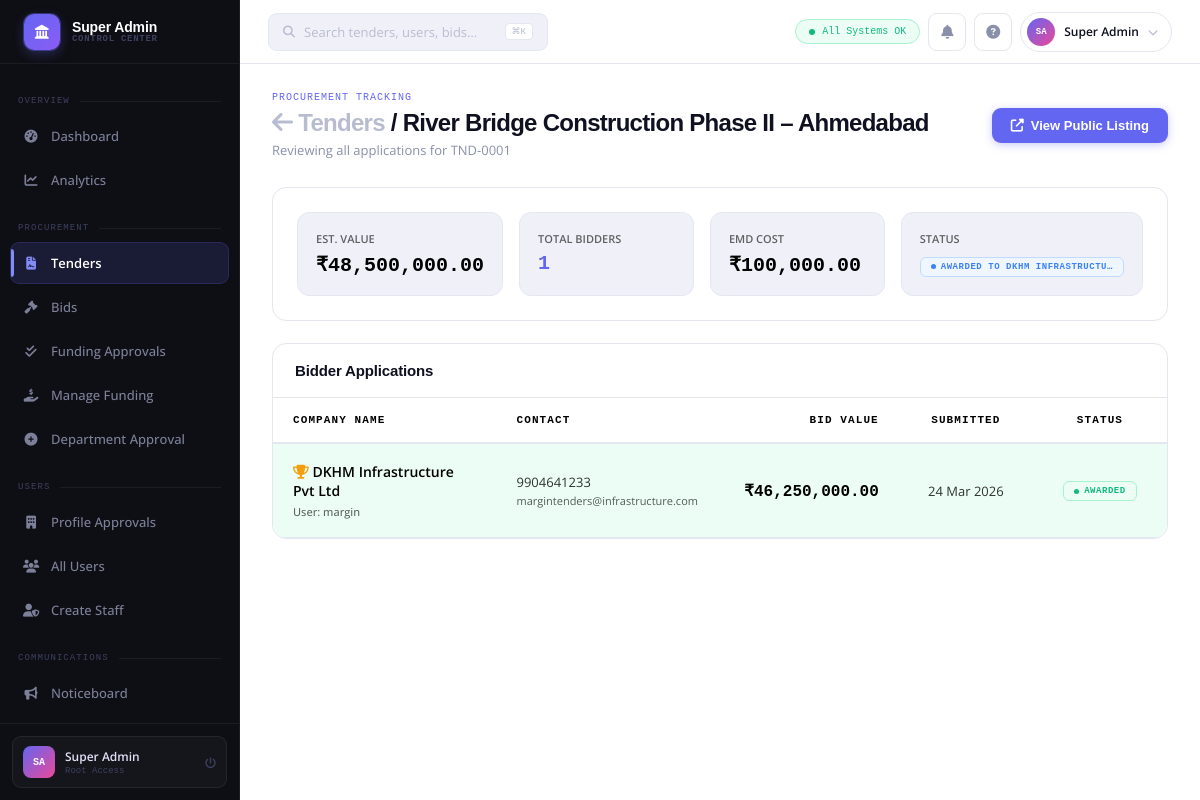
The page /coreadmin/tender/1/bidders/ (signed in) on the database its author committed.
### tenders/models.py (models this page shows, shortened)
class Tenderss(models.Model):
    STATUS_CHOICES = (
        ('open', 'Open'),
        ('closed', 'Closed'),
        ('draft', 'Draft'),
        ('awarded', 'Awarded'),
    )
    title = models.CharField(max_length=255)
    department = models.CharField(max_length=255)
    category = models.CharField(max_length=100)
    description = models.TextField()
    estimated_value = models.DecimalField(max_digits=15, decimal_places=2)
    emd_amount = models.DecimalField(max_digits=15, decimal_places=2)
    publish_date = models.DateField()
    closing_date = models.DateField()
    pre_bid_meeting = models.DateTimeField(null=True, blank=True)
    location = models.CharField(max_length=255)
    status = models.CharField(max_length=20, choices=STATUS_CHOICES, default='open')
    document = models.FileField(upload_to='tender_documents/')
    tender_id = models.CharField(max_length=50, unique=True, blank=True, null=True)
    created_by = models.ForeignKey(User, on_delete=models.CASCADE)
    created_at = models.DateTimeField(auto_now_add=True)

### bids/models.py (models this page shows, shortened)
class TenderApplication(models.Model):
    tender = models.ForeignKey(Tenderss, on_delete=models.CASCADE, related_name="applications")
    applicant = models.ForeignKey(User, on_delete=models.CASCADE)
    company_name = models.CharField(max_length=255)
    gst_number = models.CharField(max_length=50)
    registered_address = models.TextField()
    city = models.CharField(max_length=100)
    state = models.CharField(max_length=100)
    pin_code = models.CharField(max_length=10)
    gst_document = models.FileField(upload_to='tender_documents/gst/')
    bidder_name = models.CharField(max_length=255)
    designation = models.CharField(max_length=100)
    official_email = models.EmailField()
    mobile_number = models.CharField(max_length=15)
    financial_statement = models.FileField(upload_to='tender_documents/financial_statements/')
    bid_amount = models.DecimalField(max_digits=12, decimal_places=2)
    technical_document = models.FileField(upload_to='tender_documents/technical/')
    financial_document = models.FileField(upload_to='tender_documents/financial/')
    other_document = models.FileField(upload_to='tender_documents/other/', blank=True, null=True)
    STATUS_CHOICES = (
        ('pending', 'Pending'),
        ('approved', 'Approved'),
        ('rejected', 'Rejected'),
        ('awarded', '🏆 Awarded'),
    )
    status = models.CharField(max_length=20, choices=STATUS_CHOICES, default='pending')
    remark = models.TextField(blank=True, null=True)
    PAYMENT_STATUS_CHOICES = (
        ('pending', 'Pending'),
        ('paid', 'Paid'),
        ('refunded', 'Refunded'),
    )
    payment_status = models.CharField(max_length=20, choices=PAYMENT_STATUS_CHOICES, default='pending')
    razorpay_order_id = models.CharField(max_length=100, blank=True, null=True)
    razorpay_payment_id = models.CharField(max_length=100, blank=True, null=True)
    razorpay_signature = models.CharField(max_length=255, blank=True, null=True)
    applied_at = models.DateTimeField(auto_now_add=True)

### coreadmin/views.py (the view)
# urls.py: path('tender/<int:tender_id>/bidders/', views.tender_bidders, name='tender_bidders'),
@staff_member_required
def tender_bidders(request, tender_id):
    from django.shortcuts import get_object_or_404 # Ensure it's imported just in case
    tender = get_object_or_404(Tenderss, id=tender_id)
    applications = tender.applications.all().order_by('-applied_at')
    return render(request, 'tender_bidders.html', {
        'tender': tender,
        'applications': applications,
        'bid_count': applications.count(),
        'awardee': applications.filter(status='awarded').first()
    })

### accounts/context_processors.py (called while the page is built)
def notifications(request):
    if request.user.is_authenticated:
        user_notifications = Notification.objects.filter(user=request.user).order_by('-created_at')
        unread_count = user_notifications.filter(is_read=False).count()
        return {
            'notifications': user_notifications,
            'unread_count': unread_count,
        }
    return {
        'notifications': [],
        'unread_count': 0,
    }

### coreadmin/templates/tender_bidders.html (shortened to what this page needs)
{% extends 'coreadmin_base.html' %}
{% load static %}
{% load humanize %}
{% block nav_tenders %}active{% endblock %}
{% block content %}
<div class="ph">
  <div>
    <div class="ph-eye">Procurement Tracking</div>
    <div class="ph-title"><a href="{% url 'coreadmin:tender_list' %}" style="color:var(--t4);"><i class="fas fa-arrow-left"></i> Tenders</a> / {{ tender.title }}</div>
    <div class="ph-sub">Reviewing all applications for TND-{{ tender.id|stringformat:"04d" }}</div>
  </div>
  <div class="ph-actions">
    <a href="{% url 'tenders:tenderDetails' tender.id %}" class="btn btn-primary"><i class="fas fa-external-link-alt"></i> View Public Listing</a>
  </div>
</div>
<div class="card" style="margin-bottom: 22px;">
    <div style="padding: 24px;">
        <div style="display: grid; grid-template-columns: repeat(4, 1fr); gap: 16px;">
            <div style="background: var(--surface-2); padding: 18px; border-radius: 12px; border: 1px solid var(--border);">
                <div style="font-size: 11px; font-weight: 600; color: var(--text); opacity:0.6; text-transform: uppercase;">Est. Value</div>
                <div style="font-size: 20px; font-weight: 700; color: var(--text); margin-top: 6px; font-family: monospace;">₹{{ tender.estimated_value|intcomma }}</div>
            </div>
            <div style="background: var(--surface-2); padding: 18px; border-radius: 12px; border: 1px solid var(--border);">
                <div style="font-size: 11px; font-weight: 600; color: var(--text); opacity:0.6; text-transform: uppercase;">Total Bidders</div>
                <div style="font-size: 20px; font-weight: 700; color: var(--accent); margin-top: 6px; font-family: monospace;">{{ bid_count }}</div>
            </div>
            <div style="background: var(--surface-2); padding: 18px; border-radius: 12px; border: 1px solid var(--border);">
                <div style="font-size: 11px; font-weight: 600; color: var(--text); opacity:0.6; text-transform: uppercase;">EMD Cost</div>
                <div style="font-size: 20px; font-weight: 700; color: var(--text); margin-top: 6px; font-family: monospace;">₹{{ tender.emd_amount|intcomma }}</div>
            </div>
            <div style="background: var(--surface-2); padding: 18px; border-radius: 12px; border: 1px solid var(--border);">
                <div style="font-size: 11px; font-weight: 600; color: var(--text); opacity:0.6; text-transform: uppercase;">Status</div>
                <div style="margin-top: 8px;">
                    {% if tender.status == 'open' %}
                        <span class="badge bg-green">Open</span>
                    {% elif tender.status == 'awarded' %}
                        <span class="badge bg-blue">Awarded to {{ awardee.company_name|truncatechars:18 }}</span>
                    {% elif tender.status == 'closed' or tender.status == 'expired' %}
                        <span class="badge bg-red">{{ tender.status|title }}</span>
                    {% else %}
                        <span class="badge bg-amber">{{ tender.status|title }}</span>
                    {% endif %}
                </div>
            </div>
        </div>
    </div>
</div>
<div class="card" style="margin-bottom:22px;">
    <div class="ch">
        <div class="ct">Bidder Applications</div>
    </div>
    <div class="tw" style="overflow-x: auto;">
        <table class="dt" style="width: 100%; border-collapse: collapse;">
            <thead style="background: var(--bg2); border-bottom: 2px solid var(--border);">
                <tr>
                    <th style="padding: 16px 20px; width: 25%; text-align: left; font-size: 11px; color: var(--text); text-transform:uppercase;">Company Name</th>
                    <th style="padding: 16px 20px; width: 25%; text-align: left; font-size: 11px; color: var(--text); text-transform:uppercase;">Contact</th>
                    <th style="padding: 16px 20px; width: 20%; text-align: right; font-size: 11px; color: var(--text); text-transform:uppercase;">Bid Value</th>
                    <th style="padding: 16px 20px; width: 15%; text-align: center; font-size: 11px; color: var(--text); text-transform:uppercase;">Submitted</th>
                    <th style="padding: 16px 20px; width: 15%; text-align: center; font-size: 11px; color: var(--text); text-transform:uppercase;">Status</th>
                </tr>
            </thead>
            <tbody>
                {% for app in applications %}
                <tr style="border-bottom: 1px solid var(--border); {% if app.status == 'awarded' %}background: var(--green-bg);{% endif %} transition: background 0.2s;">
                    <td style="padding: 18px 20px; text-align: left; font-size: 14px; font-weight: 600; color: var(--text);">
                        {% if app.status == 'awarded' %}<i class="fas fa-trophy mr-2" style="color:var(--amber);"></i>{% endif %}
                        {{ app.company_name }}
                        <div style="font-size:11px; font-weight:500; color:var(--text); margin-top:4px; opacity: 0.6;">User: {{ app.applicant.username }}</div>
                    </td>
                    <td style="padding: 18px 20px; text-align: left; font-size: 13px; color: var(--text); opacity: 0.8;">
                        {{ app.mobile_number }}<br>
                        <span style="font-size:11px; opacity: 0.8;">{{ app.official_email }}</span>
                    </td>
                    <td style="padding: 18px 20px; text-align: right; font-size: 16px; font-weight:700; color:var(--text); font-family:monospace;">
                        ₹{{ app.bid_amount|intcomma }}
                    </td>
                    <td style="padding: 18px 20px; text-align: center; font-size: 13px; color: var(--text); opacity:0.8;">
                        {{ app.applied_at|date:"d M Y" }}
                    </td>
                    <td style="padding: 18px 20px; text-align: center;">
                        {% if app.status == 'awarded' %}
                            <span class="badge bg-green">Awarded</span>
                        {% elif app.status == 'pending' %}
                            <span class="badge bg-amber">Under Review</span>
                        {% elif app.status == 'rejected' %}
                            <span class="badge bg-red">Rejected</span>
                        {% else %}
                            <span class="badge bg-gray">{{ app.status|title }}</span>
                        {% endif %}
                    </td>
                </tr>
                {% endfor %}
            </tbody>
        </table>
    </div>
</div>
{% endblock %}

### coreadmin/templates/coreadmin_base.html (style rules this page uses)
:root { --sidebar-w: 240px; --topbar-h: 64px; --sb-bg: #0e0f14; --sb-border: rgba(255,255,255,0.06); --sb-text: #7c8099; --sb-hover-bg: rgba(255,255,255,0.05); --sb-active-bg: rgba(99,102,241,0.15); --sb-active: #818cf8; --sb-section: #3d4060; --bg: #f5f6fb; --surface: #ffffff; --surface-2: #f0f1f8; --border: #e4e6f0; --border-2: #d0d4e8; --t1: #0f1020; --t2: #4a5070; --t3: #8a90aa; --t4: #b8bcd0; --accent: #6366f1; --accent-2: #818cf8; --accent-soft: rgba(99,102,241,0.1); --accent-bdr: rgba(99,102,241,0.25); --green: #10b981; --green-bg: #ecfdf5; --green-b: #a7f3d0; --red: #ef4444; --red-bg: #fef2f2; --red-b: #fca5a5; --amber: #f59e0b; --amber-bg: #fffbeb; --amber-b: #fde68a; --blue: #3b82f6; --blue-bg: #eff6ff; --blue-b: #bfdbfe; --purple: #8b5cf6; --purple-bg:#f5f3ff; --purple-b:#ddd6fe; --rose: #f43f5e; --rose-bg: #fff1f2; --rose-b: #fecdd3; }
*, *::before, *::after { box-sizing: border-box; margin: 0; padding: 0; }
html { font-size: 14px; }
body { margin: 0; background: var(--bg1); color: var(--text); font-family: 'Open Sans', 'Roboto', Arial, sans-serif; overflow-x: hidden; -webkit-font-smoothing: antialiased; }
a { text-decoration: none; color: inherit; }
.ph { display: flex; align-items: center; justify-content: space-between; margin-bottom: 28px; gap: 16px; flex-wrap: wrap; }
.ph-eye { font-family: 'Fira Code', monospace; font-size: 10px; font-weight: 500; letter-spacing: 0.1em; text-transform: uppercase; color: var(--accent); margin-bottom: 6px; }
.ph-title { font-family: 'Outfit', sans-serif; font-size: 24px; font-weight: 800; color: var(--t1); letter-spacing: -0.03em; }
.ph-sub { font-size: 13px; color: var(--t3); margin-top: 4px; font-weight: 400; }
.ph-actions { display: flex; gap: 8px; flex-wrap: wrap; }
.btn { display: inline-flex; align-items: center; gap: 7px; padding: 9px 18px; border-radius: 9px; font-size: 13px; font-weight: 600; font-family: 'Plus Jakarta Sans', sans-serif; cursor: pointer; border: 1px solid transparent; transition: all 0.15s; white-space: nowrap; }
.btn-primary { background: var(--accent); color: white; box-shadow: 0 2px 8px rgba(99,102,241,0.35); }
.card { background: var(--surface); border: 1px solid var(--border); border-radius: 14px; overflow: hidden; }
.ch { display: flex; align-items: center; justify-content: space-between; padding: 18px 22px; border-bottom: 1px solid var(--border); gap: 12px; flex-wrap: wrap; }
.ct { font-family: 'Outfit', sans-serif; font-size: 15px; font-weight: 700; color: var(--t1); letter-spacing: -0.01em; }
.tw { overflow-x: auto; }
.dt { width: 100%; border-collapse: collapse; }
.dt thead { background: var(--surface-2); }
.dt th { padding: 10px 18px; font-family: 'Fira Code', monospace; font-size: 9px; font-weight: 600; letter-spacing: 0.1em; text-transform: uppercase; color: var(--t3); text-align: left; white-space: nowrap; border-bottom: 1px solid var(--border); }
.dt td { padding: 14px 18px; font-size: 13px; color: var(--t1); border-bottom: 1px solid var(--border); vertical-align: middle; transition: background 0.1s; }
.dt tbody tr:last-child td { border-bottom: none; }
.badge { display: inline-flex; align-items: center; gap: 5px; padding: 4px 10px; border-radius: 6px; font-family: 'Fira Code', monospace; font-size: 9px; font-weight: 600; letter-spacing: 0.06em; text-transform: uppercase; border: 1px solid; white-space: nowrap; }
.badge::before { content:''; width:5px; height:5px; border-radius:50%; background:currentColor; flex-shrink:0; }
.bg-green { color:var(--green); background:var(--green-bg); border-color:var(--green-b); }
.bg-blue { color:var(--blue); background:var(--blue-bg); border-color:var(--blue-b); }

### rows shown on the page
Tenderss: title "River Bridge Construction Phase II – Ahmedabad", id "0001", estimated_value "48,500,000.00", emd_amount "100,000.00"
TenderApplication: company_name "DKHM INFRASTRUCTU…", status "awarded" (drawn), company_name "DKHM Infrastructure Pvt Ltd", applicant.username "margin", mobile_number "9904641233", official_email "margintenders@infrastructure.com", bid_amount "46,250,000.00", applied_at "24 Mar 2026"

### other values the page prints
{{ bid_count }} "1"
